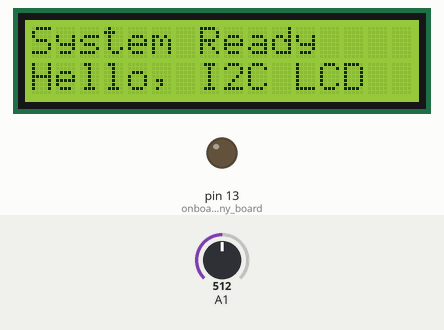
Recording of a sketch running on a simulated Arduino Uno, built with avr-gcc and run on an emulated ATmega328P. Parts: 16×2 character LCD, output pins drawn as LEDs (lit = HIGH). Dashed ring = blinking. The test bench sets the inputs (shaded band); at power-on: A1 = 512. USB keyboard and mouse output is not drawn; what the sketch prints to the serial monitor is not drawn.

Above: at 1.1 s.
At 3.9 s:
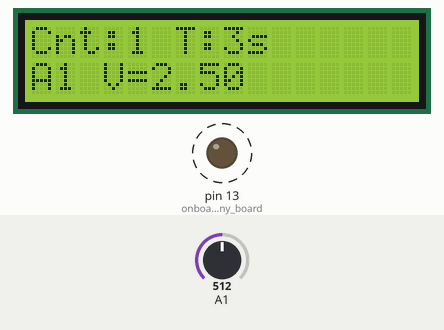
4.3 s: A1 set to 716
At 4.94 s:
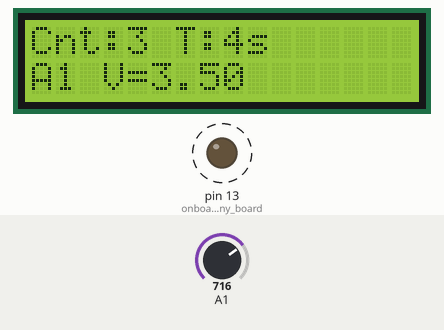
7.4 s: A1 set to 900
At 8.08 s:
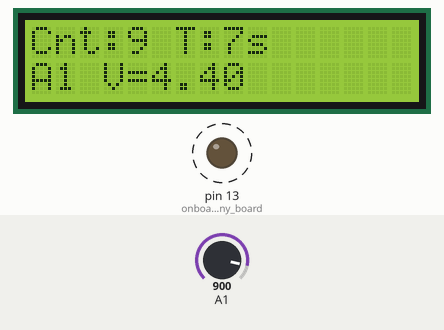
9.3 s: A1 set to 1023
At 9.66 s:
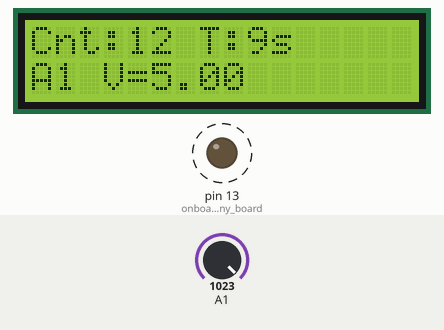
Timing chart, 0 to 16.9 s (numbered marks = the images above; inputs shaded):
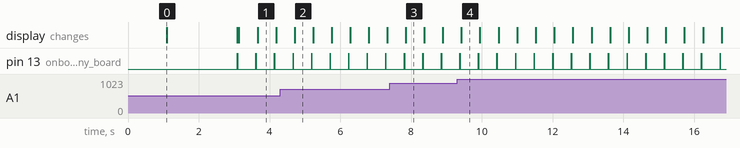

The sketch:

Iris_3.0.ino
```cpp
#include "USB.h"
#include <Wire.h>
#include <LiquidCrystal_I2C.h>

// I²C LCD address and dimensions (change if needed)
LiquidCrystal_I2C lcd(0x27, 16, 2);

// Reference voltage for ADC conversion (change if your board uses 3.3V)
const float VREF = 5.0;

void setup() {
  // Give USB time to settle
  delay(1000);
  USB.begin();

  // Start serial for debugging
  Serial.begin(115200);
  while (!Serial);
  Serial.println("Ready.");

  // LED pin setup
  pinMode(13, OUTPUT);  // onboard LED on many boards

  // Initialize the LCD
  lcd.init();
  lcd.backlight();

  // Display a welcome message
  lcd.setCursor(0, 0);
  lcd.print("System Ready");
  lcd.setCursor(0, 1);
  lcd.print("Hello, I2C LCD");
  delay(2000);
  lcd.clear();
}

void loop() {
  static unsigned long counter = 0;

  // --- Blink the onboard LED ---
  digitalWrite(13, HIGH);
  delay(10);
  digitalWrite(13, LOW);
  delay(10);

  // --- Read analog voltage at A1 ---
  int raw = analogRead(A1);
  float voltage = raw * VREF / 1023.0;

  // --- Serial output ---
  Serial.print("Loop count: ");
  Serial.print(counter);
  Serial.print(" | A1 raw: ");
  Serial.print(raw);
  Serial.print(" | V: ");
  Serial.println(voltage, 3);  // three decimal places

  // --- Update LCD ---
  // Line 1: loop counter and uptime
  lcd.setCursor(0, 0);
  lcd.print("Cnt:");
  lcd.print(counter);
  lcd.print(" T:");
  lcd.print(millis() / 1000);     // uptime in seconds
  lcd.print("s");

  // Line 2: voltage reading
  lcd.setCursor(0, 1);
  lcd.print("A1 V=");
  lcd.print(voltage, 2);           // two decimal places
  lcd.print("   ");                // clear any leftover chars

  counter++;
  delay(480);  // adjust so total loop ~500 ms
}
```

Measured:
- by itself, pin 13 (onboard_LED_on_many_board): alternates HIGH for 0.01 s and LOW for 0.52 s
- what the display in image 0 shows lasts 2.0 s, from 1.1 s to 3.1 s
- what the display in image 1 shows lasts 0.5 s, from 3.7 s to 4.2 s
